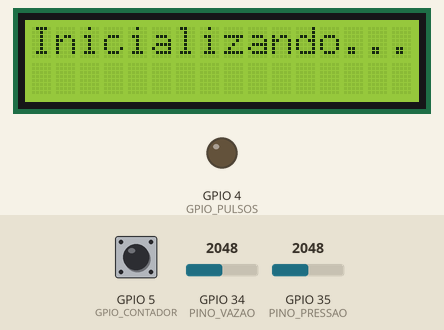
Simulated run of this sketch. Board: ESP32. Shown: 16×2 character LCD, output pins drawn as LEDs (lit = HIGH). Dashed ring = blinking. Inputs (shaded band) come from the test bench; at power-on: GPIO 35 (PINO_PRESSAO) = 2048, GPIO 5 (GPIO_CONTADOR) HIGH, GPIO 34 (PINO_VAZAO) = 2048. WiFi joins after 1.5 s; servers stay silent unless stated; web services answer with replies made up by the test bench; what the sketch prints to the serial monitor is not drawn.

Above: at 1.6 s.
At 4.05 s:
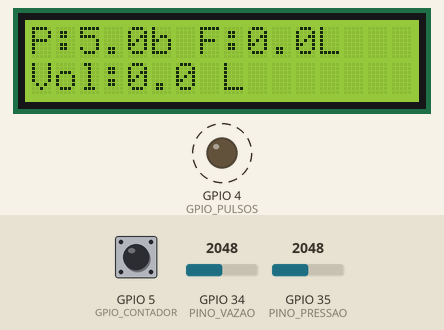
4.3 s: GPIO 35 (PINO_PRESSAO) set to 2866
6.0 s: GPIO 5 (GPIO_CONTADOR) pulled LOW for 0.15 s
6.7 s: GPIO 35 (PINO_PRESSAO) set to 3603
8.6 s: GPIO 34 (PINO_VAZAO) set to 3603
At 9.4 s:
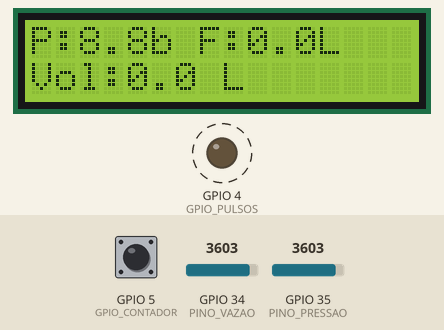
10.1 s: GPIO 35 (PINO_PRESSAO) set to 4095
At 11.52 s:
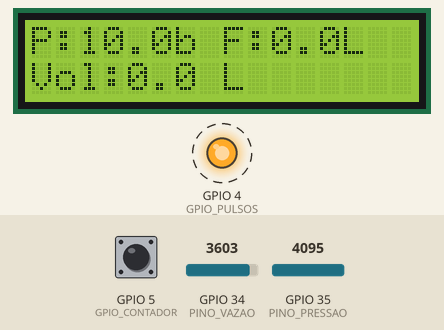
12.7 s: GPIO 34 (PINO_VAZAO) set to 3691
15.7 s: GPIO 34 (PINO_VAZAO) set to 3825
At 17.74 s:
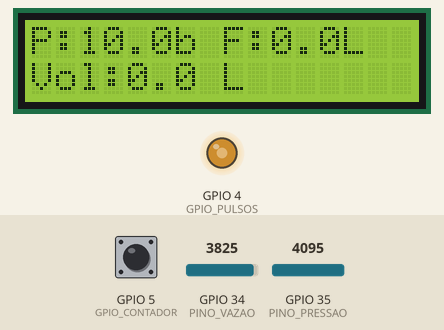
Timing chart, 0 to 18.6 s (numbered marks = the images above; inputs shaded):
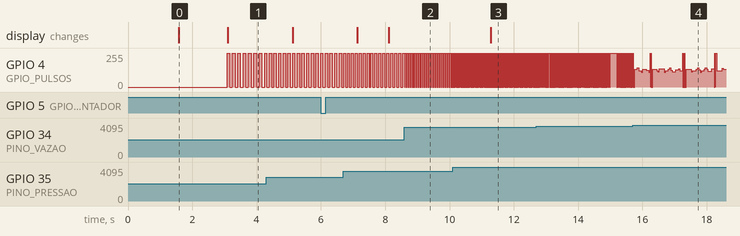

Measured:
- the behaviour switches between 3763 and 3764 on GPIO 34 (PINO_VAZAO) (found by bisection; images 3 and 4)
- after the input at 8.6 s, GPIO 4 (GPIO_PULSOS): alternates 255/255 for 0.03 s and 0/255 for 0.03 s, starting after 0.06 s
- after the input at 10.1 s, GPIO 4 (GPIO_PULSOS): alternates 255/255 for 0.01 s and 0/255 for 0.01 s, starting after 0.06 s; the display: changes after 1.2 s (image 3)
- by itself, GPIO 4 (GPIO_PULSOS): alternates 255/255 for 0.06 s and 0/255 for 0.06 s
- what the display in image 0 shows lasts 1.5 s, from 1.6 s to 3.1 s

The sketch:

codigo.ino
```cpp
/* Projeto: Prototipo de Medidor de Vazão e Pressão com ESP32


- Joao Pedro Marucci Pagliuso


Descrição: Este código é um protótipo de um medidor de vazão e pressão utilizando um ESP32.
Ele lê os valores de pressão e vazão, gera pulsos para simular a vazão,e envia os dados
 para o ThingSpeak a cada 15 segundos.Além disso,exibe as informações em um display LCD I2C.


=========================================================================================*/

// Bibliotecas utilizadas:
#include <WiFi.h>
/*1. WiFi.h:
  - Biblioteca padrão do ESP32 para conexão Wi-Fi.
  - Permite conectar o dispositivo a redes Wi-Fi e gerenciar a comunicação sem fio.*/
#include <HTTPClient.h>
/*2. HTTPClient.h:
  - Biblioteca para realizar requisições HTTP.
  - Utilizada para enviar dados ao servidor ThingSpeak via protocolo HTTP.*/
#include <Wire.h>
/*3. Wire.h:
  - Biblioteca para comunicação I2C.
  - Necessária para a comunicação entre o ESP32 e o display LCD I2C.*/
#include <LiquidCrystal_I2C.h>
/*4. LiquidCrystal_I2C.h:
  - Biblioteca para controle de displays LCD com interface I2C.
  - Facilita a exibição de informações no display, como pressão, fluxo e volume.

=========================================================================================*/


// Inicializa o display LCD no endereço I2C 0x27, com 16 colunas e 2 linhas
LiquidCrystal_I2C lcd(0x27, 16, 2);  // Endereço comum: 0x27 ou 0x3F


// Define os pinos utilizados para sensores e pulsos
#define PINO_PRESSAO 35            // Pino analógico que lê a pressão
#define PINO_VAZAO 34              // Pino analógico que lê o sinal do potenciômetro de vazão
#define GPIO_PULSOS 4              // Pino digital que gera pulsos
#define GPIO_CONTADOR 5            // Pino digital que recebe os pulsos e conta


// Definições do Wi-Fi
// Substitua pelos dados da sua rede Wi-Fi
const char* ssid = "";
const char* password = "";

// Definições do ThingSpeak
// Substitua pela sua chave de API do ThingSpeak
const char* server = "http://api.thingspeak.com/update";
String apiKey = "sua chave de acesso";

// Variáveis globais para medição
volatile unsigned long contador_pulsos = 0;              // Contador auxiliar
volatile unsigned long contador_acionamentos = 0;        // Contador de pulsos (incrementado por interrupção)
const float FATOR_CALIBRACAO = 4.5;                      // Fator para conversão de pulsos em L/min

// Variáveis de controle
float fluxo = 0;             // Fluxo em L/min
float volume = 0;            // Volume parcial (em L)
float volume_total = 0;      // Volume total acumulado (em L)
float pressao_volts = 0;     // Tensão lida no sensor de pressão
float pressao_bar = 0;       // Pressão convertida em bar

// Variáveis de tempo
unsigned long tempo_antes = 0;     // Marca tempo para cálculo de fluxo
unsigned long tempo_pulso = 0;     // Marca tempo para geração de pulso
unsigned long tempo_envio = 0;     // Marca tempo para envio ao ThingSpeak
bool estadoPulso = false;          // Estado do pino de pulso (HIGH ou LOW)

/// Função de interrupção para contar os pulsos
void IRAM_ATTR funcao_ISR() {
  contador_acionamentos++;         // Incrementa o contador sempre que um pulso é detectado
}


void setup() {
  Serial.begin(115200);                            // Inicia comunicação serial

  pinMode(GPIO_PULSOS, OUTPUT);                    // Define o pino de pulsos como saída
  digitalWrite(GPIO_PULSOS, LOW);                  // Inicializa o pino com nível baixo

  pinMode(GPIO_CONTADOR, INPUT_PULLUP);            // Pino do contador como entrada com pull-up
  attachInterrupt(GPIO_CONTADOR, funcao_ISR, RISING); // Configura interrupção na borda de subida

  tempo_antes = millis();                          // Inicializa tempo de fluxo
  tempo_envio = millis();                          // Inicializa tempo de envio

  WiFi.begin(ssid, password);                      // Inicia conexão Wi-Fi
  Serial.print("Conectando ao Wi-Fi");

  while (WiFi.status() != WL_CONNECTED) {          // Espera conexão
    delay(500);
    Serial.print(".");
  }
  Serial.println("\nWi-Fi conectado!");

  lcd.init();                                       // Inicializa LCD
  lcd.backlight();                                  // Liga backlight
  lcd.setCursor(0, 0);                              // Move cursor
  lcd.print("Inicializando...");                    // Mensagem inicial
  delay(1500);                                      // Aguarda um tempo para leitura da mensagem
}


// Loop principal
// Leitura da pressão e vazão, geração de pulsos e envio para ThingSpeak
void loop() {
  // --- Leitura da pressão ---
  int leitura_pressao = analogRead(PINO_PRESSAO);               // Lê valor analógico da pressão
  pressao_volts = (leitura_pressao / 4095.0) * 3.3;             // Converte para tensão (0–3.3V)
  pressao_bar = (pressao_volts / 3.3) * 10.0;                   // Converte para bar (supondo sensor 0–10 bar)

  // --- Leitura da vazão via potenciômetro ---
  int leitura_vazao = analogRead(PINO_VAZAO);                   // Lê valor analógico da vazão
  float fator_desejo_vazao = leitura_vazao / 4095.0;            // Normaliza entre 0 e 1
  float fator_pressao = pressao_bar / 10.0;                     // Normaliza a pressão
  float fator_real_vazao = fator_desejo_vazao * pow(fator_pressao, 1.5); // Combina vazão com pressão (não linear)

  // Define o intervalo de pulso com base na vazão (inversamente proporcional)
  int intervalo_pulso = map(fator_real_vazao * 1000, 0, 1000, 100, 2); // Tempo entre pulsos

  // --- Geração de pulsos ---
  if ((millis() - tempo_pulso) >= intervalo_pulso) {            // Se passou tempo suficiente
    estadoPulso = !estadoPulso;                                 // Inverte estado do pino
    digitalWrite(GPIO_PULSOS, estadoPulso);                     // Escreve estado no pino
    tempo_pulso = millis();                                     // Atualiza tempo do último pulso
  }

  // --- Cálculo do fluxo e volume a cada segundo ---
  if ((millis() - tempo_antes) > 1000) {                        // Se passou 1 segundo
    detachInterrupt(GPIO_CONTADOR);                            // Desativa interrupção para evitar conflito
    fluxo = ((1000.0 / (millis() - tempo_antes)) * contador_acionamentos) / FATOR_CALIBRACAO; // Calcula fluxo (L/min)
    volume = fluxo / 60;                                       // Calcula volume parcial (L)
    volume_total += volume;                                    // Soma ao volume total
    contador_acionamentos = 0;                                 // Reseta o contador de pulsos
    tempo_antes = millis();                                    // Atualiza tempo

    // --- Exibe os dados no monitor serial ---
    Serial.print("Fluxo: ");
    Serial.print(fluxo, 2);
    Serial.print(" L/min | Volume: ");
    Serial.print(volume_total, 2);
    Serial.print(" L | Pressao: ");
    Serial.print(pressao_bar, 2);
    Serial.println(" bar");

    // --- Atualiza LCD com dados ---
    lcd.clear();                                               // Limpa tela
    lcd.setCursor(0, 0);                                       // Primeira linha
    lcd.print("P:");
    lcd.print(pressao_bar, 1);                                 // Mostra pressão
    lcd.print("b F:");
    lcd.print(fluxo, 1);                                       // Mostra fluxo
    lcd.print("L");

    lcd.setCursor(0, 1);                                       // Segunda linha
    lcd.print("Vol:");
    lcd.print(volume_total, 1);                                // Mostra volume total
    lcd.print(" L");

    attachInterrupt(GPIO_CONTADOR, funcao_ISR, RISING);        // Reativa interrupção
  }

  // --- Envio ao ThingSpeak a cada 15 segundos ---
  if (millis() - tempo_envio > 15000) {
    if (WiFi.status() == WL_CONNECTED) {                       // Verifica conexão Wi-Fi
      HTTPClient http;                                         // Cria cliente HTTP
      String url = server;
      url += "?api_key=" + apiKey;                             // Adiciona chave da API
      url += "&field1=" + String(fluxo, 2);                    // Campo 1: fluxo
      url += "&field2=" + String(volume_total, 2);             // Campo 2: volume total
      url += "&field3=" + String(pressao_bar, 2);              // Campo 3: pressão

      http.begin(url);                                         // Inicia requisição HTTP
      int httpResponseCode = http.GET();                       // Envia requisição GET
      http.end();                                              // Finaliza conexão

      if (httpResponseCode > 0) {                              // Se a resposta for válida
        Serial.println("Enviado ao ThingSpeak!");              // Confirma envio
      } else {
        Serial.print("Erro: ");                                // Exibe erro
        Serial.println(httpResponseCode);
      }
    }
    tempo_envio = millis();                                    // Atualiza tempo do último envio

  }
}
```
